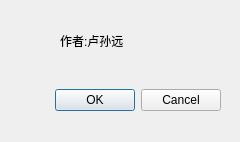
<?xml version="1.0" encoding="UTF-8"?>
<ui version="4.0">
 <class>Dialog</class>
 <widget class="QDialog" name="Dialog">
  <property name="geometry">
   <rect>
    <x>0</x>
    <y>0</y>
    <width>240</width>
    <height>142</height>
   </rect>
  </property>
  <property name="windowTitle">
   <string>Dialog</string>
  </property>
  <widget class="QDialogButtonBox" name="buttonBox">
   <property name="geometry">
    <rect>
     <x>0</x>
     <y>80</y>
     <width>221</width>
     <height>41</height>
    </rect>
   </property>
   <property name="orientation">
    <enum>Qt::Horizontal</enum>
   </property>
   <property name="standardButtons">
    <set>QDialogButtonBox::Cancel|QDialogButtonBox::Ok</set>
   </property>
  </widget>
  <widget class="QLabel" name="label">
   <property name="geometry">
    <rect>
     <x>60</x>
     <y>10</y>
     <width>141</width>
     <height>61</height>
    </rect>
   </property>
   <property name="styleSheet">
    <string notr="true">font: 16pt &quot;Droid Sans&quot;;</string>
   </property>
   <property name="text">
    <string>作者:卢孙远</string>
   </property>
  </widget>
 </widget>
 <resources/>
 <connections>
  <connection>
   <sender>buttonBox</sender>
   <signal>accepted()</signal>
   <receiver>Dialog</receiver>
   <slot>accept()</slot>
   <hints>
    <hint type="sourcelabel">
     <x>248</x>
     <y>254</y>
    </hint>
    <hint type="destinationlabel">
     <x>157</x>
     <y>274</y>
    </hint>
   </hints>
  </connection>
  <connection>
   <sender>buttonBox</sender>
   <signal>rejected()</signal>
   <receiver>Dialog</receiver>
   <slot>reject()</slot>
   <hints>
    <hint type="sourcelabel">
     <x>316</x>
     <y>260</y>
    </hint>
    <hint type="destinationlabel">
     <x>286</x>
     <y>274</y>
    </hint>
   </hints>
  </connection>
 </connections>
</ui>
